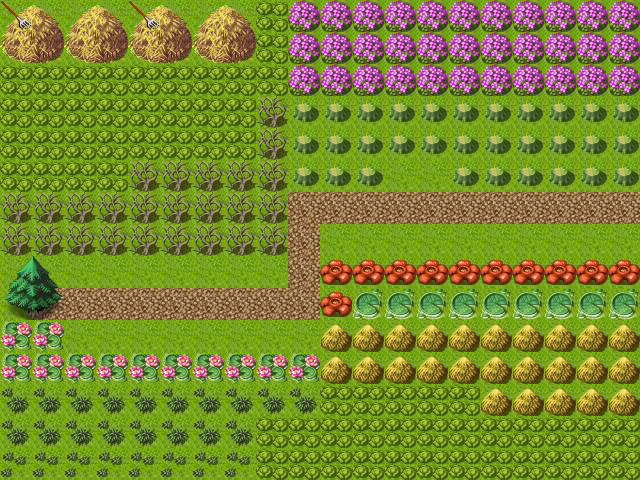

A 2D game scene composited from a Tiled map and its tileset images. What follows is a short description and the map's XML, with each tile layer's data collapsed to a summary:
An orthogonal 20x15 tile map with 32x32 px tiles, 4 tile layers (Layer1, Layer2, Layer3, Layer4) and 26 objects.

<map version="1.0" orientation="orthogonal" width="20" height="15" tilewidth="32" tileheight="32">
 <tileset firstgid="1" name="bigtileset" tilewidth="32" tileheight="32">
  <image source="../images/tilesets/bigtileset.png" width="1024" height="2016" />
 </tileset>
 <layer name="Layer1" width="20" height="15">
  <data>[300 cells, 300 non-empty, 2 distinct tile ids]</data>
 </layer>
 <layer name="Layer2" width="20" height="15">
  <data>[300 cells, 21 non-empty, 1 distinct tile ids]</data>
 </layer>
 <layer name="Layer3" width="20" height="15">
  <data>[300 cells, 242 non-empty, 14 distinct tile ids]</data>
 </layer>
 <layer name="Layer4" width="20" height="15">
  <data>[300 cells, 10 non-empty, 5 distinct tile ids]</data>
 </layer>
 <objectgroup name="Path" width="20" height="15" visible="0">
  <object x="288" y="288" width="32" height="32">
   <properties>
    <property name="D" value="U" />
    <property name="L" value="U" />
    <property name="R" value="U" />
    <property name="U" value="U" />
   </properties>
  </object>
  <object x="288" y="192" width="32" height="32">
   <properties>
    <property name="D" value="R" />
    <property name="L" value="R" />
    <property name="R" value="R" />
    <property name="U" value="R" />
   </properties>
  </object>
  <object x="64" y="288" width="32" height="32">
   <properties>
    <property name="D" value="R" />
    <property name="L" value="R" />
    <property name="R" value="R" />
    <property name="U" value="R" />
   </properties>
  </object>
 </objectgroup>
 <objectgroup name="StartPoint" width="20" height="15" visible="0">
  <object x="64" y="288" width="32" height="32" />
 </objectgroup>
 <objectgroup name="EndPoint" width="20" height="15" visible="0">
  <object x="608" y="192" width="32" height="32" />
 </objectgroup>
 <objectgroup name="Collision" width="20" height="15">
  <object x="0" y="0" width="256" height="224" />
  <object x="0" y="320" width="64" height="64" />
  <object x="64" y="352" width="256" height="32" />
  <object x="352" y="288" width="288" height="192" />
  <object x="0" y="384" width="320" height="96" />
  <object x="0" y="256" width="64" height="64" />
  <object x="288" y="0" width="96" height="160" />
  <object x="384" y="0" width="256" height="160" />
  <object x="448" y="160" width="192" />
 </objectgroup>
 <objectgroup name="NotAvailable" width="20" height="15" visible="0">
  <object x="0" y="0" width="288" height="256" />
  <object x="0" y="256" width="64" height="64" />
  <object x="0" y="320" width="64" height="64" />
  <object x="64" y="352" width="256" height="32" />
  <object x="0" y="384" width="320" height="96" />
  <object x="320" y="256" width="320" height="224" />
  <object x="288" y="0" width="96" height="192" />
  <object x="384" y="0" width="256" height="160" />
  <object x="448" y="160" width="192" height="32" />
  <object x="64" y="288" width="256" height="32" />
  <object x="288" y="192" width="32" height="96" />
  <object x="320" y="192" width="320" height="32" />
 </objectgroup>
</map>
